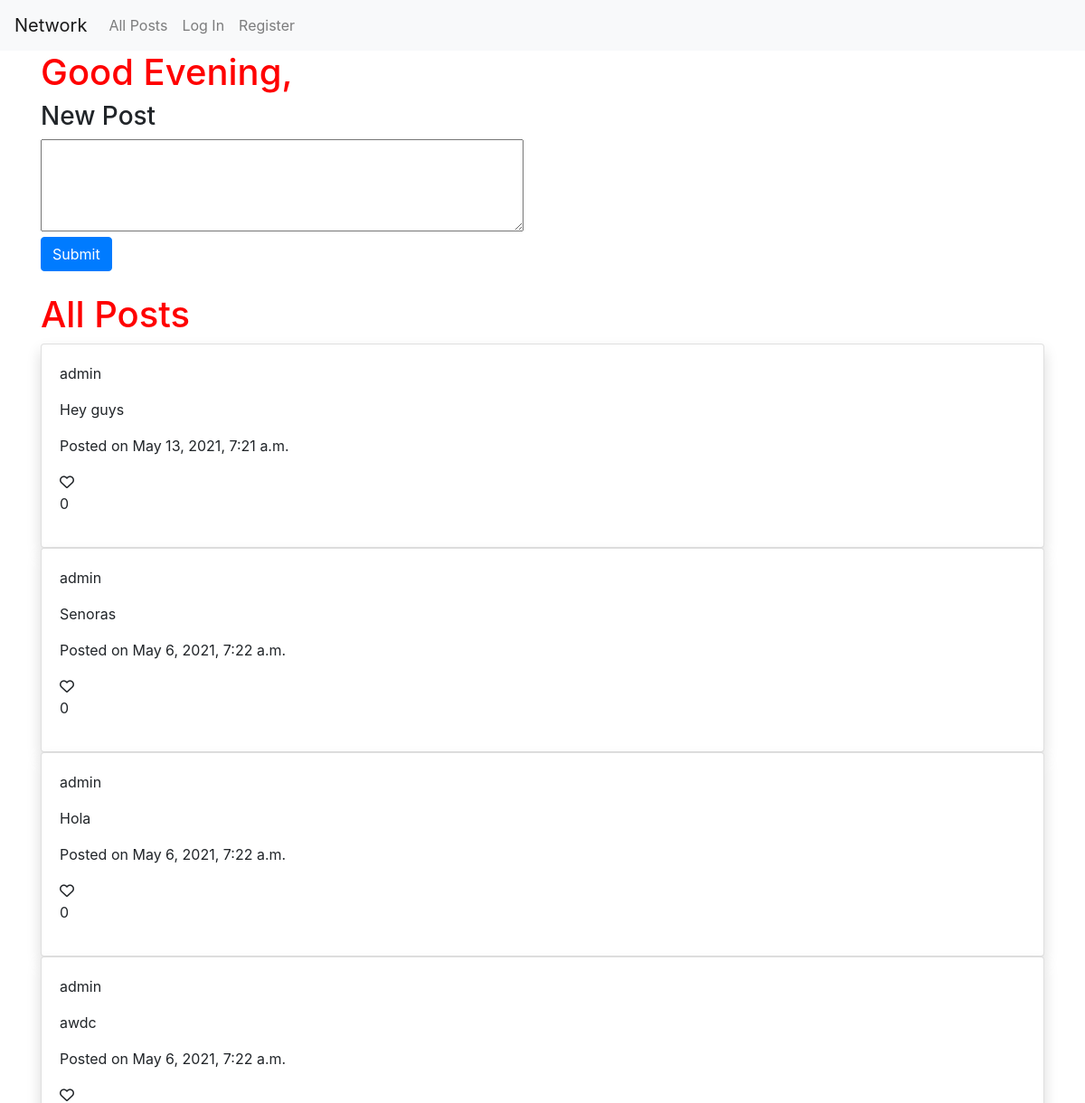
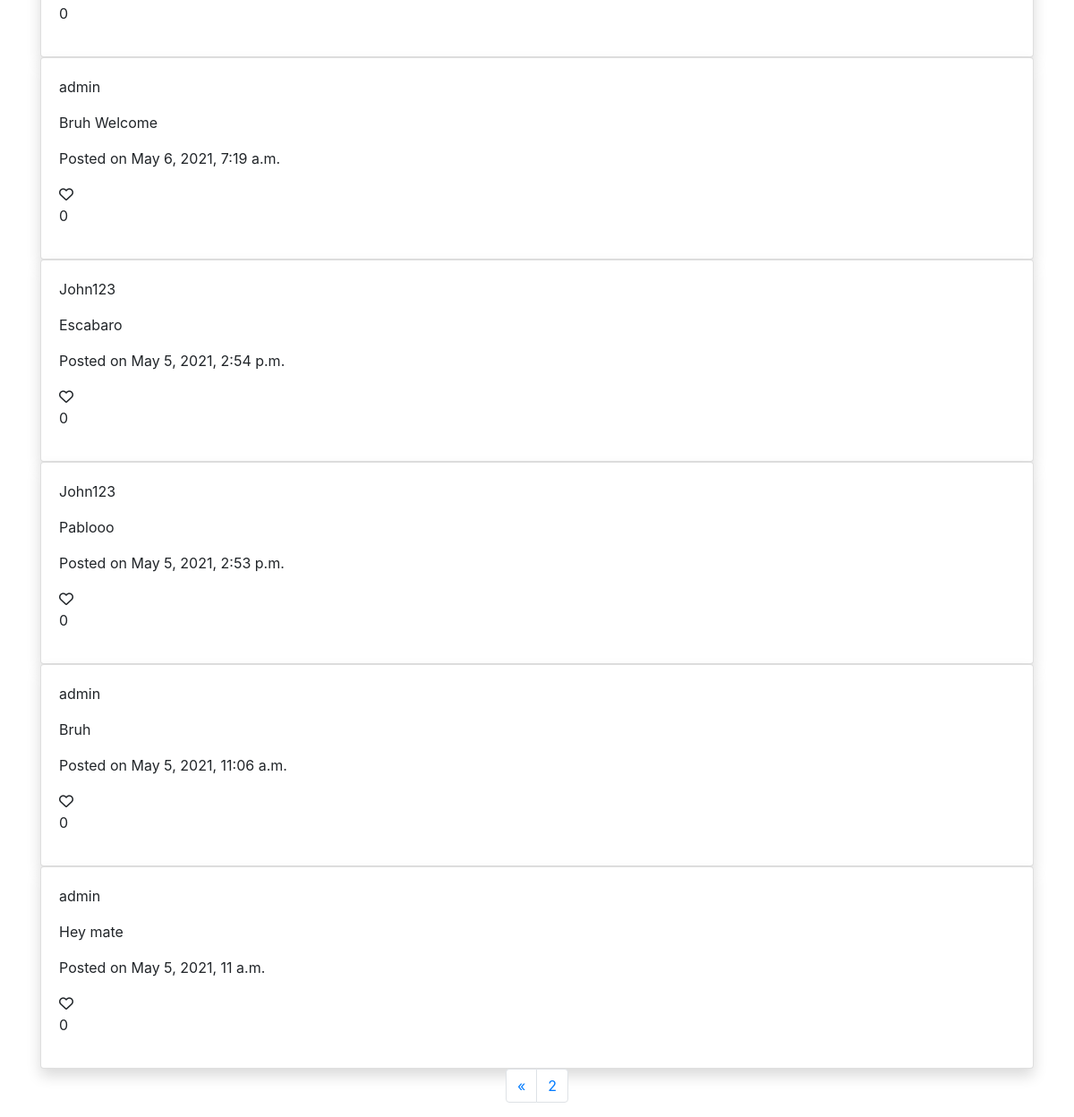
Screenshot of /?page=2 with the database file from the repository (2 pictures, top to bottom).
### network/models.py (models this page shows, shortened)
class Post(models.Model):
    body = models.CharField(max_length=300, blank=True)
    user = models.ForeignKey(User, on_delete=models.CASCADE)
    timestamp = models.DateTimeField(auto_now_add=True)
    likes = models.ManyToManyField(User, blank=True, related_name="liked_user")

class User(AbstractUser):
    pass

### network/views.py (the view)
# urls.py: path("", views.index, name="index"),
def index(request):
    page_posts = Paginator(Post.objects.all(), 10)
    page_number = request.GET.get("page")
    if page_number != None:
        try:
            required_page = page_posts.page(page_number)
        except:
            required_page = page_posts.page(1)
    else:
        required_page = page_posts.page(1)
    return render(request, "network/index.html", {
        "posts": required_page
    })

### network/templates/network/index.html (shortened to what this page needs)
{% extends "network/layout.html" %}
{% load static %}
{% block body %}
<div class="container">
    <h1>Good Evening, {{ user.get_full_name }}</h1>
    <h3>New Post</h3>
    <textarea id="newPostBody" rows="4" cols="50" name="postbody"></textarea>
    <div>
        <button id="newPostBtn" class="btn btn-primary" type="submit">Submit</button>
    </div>
    <br>
    <h1>All Posts</h1>
    <div id="content">
        {% for post in posts reversed %}
        <div id="post-{{ post.id }}" class="card shadow">
            <div class="card-body">
                <p>{{post.user.username}}</p>
                <p>{{post.body}}</p>
                <p>Posted on {{ post.timestamp }}</p>
                {% if user in post.likes.all %}
                    <i class="fas fa-heart" data-id="{{ post.id }}"></i>
                    <p id="like-counter-{{ post.id }}" >{{ post.likes.count }}</p>
                {% else %}
                    <i class="far fa-heart" data-id="{{ post.id }}"></i>
                    <p id="like-counter-{{ post.id }}" >{{ post.likes.count }}</p>
                {% endif %}
            </div>
        </div>
        {% endfor %}
    </div>
</div>
<nav aria-label="Page navigation example">
    <ul class="pagination justify-content-center">
      {% if posts.has_previous %}
        <li class="page-item">
        <a class="page-link" href="?page={{ posts.previous_page_number }}" aria-label="Previous">
          <span aria-hidden="true">&laquo;</span>
        </a>
      </li>
      {% endif %}
      <li class="page-item"><a class="page-link" href="#">{{ posts.number }}</a></li>
    </ul>
  </nav>
{% endblock %}

### network/static/network/index.css (style rules this page uses)
h1 { color: red; }

### rows the page displays
Post: user.username "admin", body "Hey guys", timestamp "May 13, 2021, 7:21 a.m.", likes.count "0"
Post: user.username "admin", body "Senoras", timestamp "May 6, 2021, 7:22 a.m.", likes.count "0"
Post: user.username "admin", body "Hola", timestamp "May 6, 2021, 7:22 a.m.", likes.count "0"
Post: user.username "admin", body "awdc", timestamp "May 6, 2021, 7:22 a.m.", likes.count "0"
Post: user.username "admin", body "Bruh Welcome", timestamp "May 6, 2021, 7:19 a.m.", likes.count "0"
Post: user.username "John123", body "Escabaro", timestamp "May 5, 2021, 2:54 p.m.", likes.count "0"
Post: user.username "John123", body "Pablooo", timestamp "May 5, 2021, 2:53 p.m.", likes.count "0"
Post: user.username "admin", body "Bruh", timestamp "May 5, 2021, 11:06 a.m.", likes.count "0"
Post: user.username "admin", body "Hey mate", timestamp "May 5, 2021, 11 a.m.", likes.count "0"

### other values shown
{{ posts.number }} "2"
